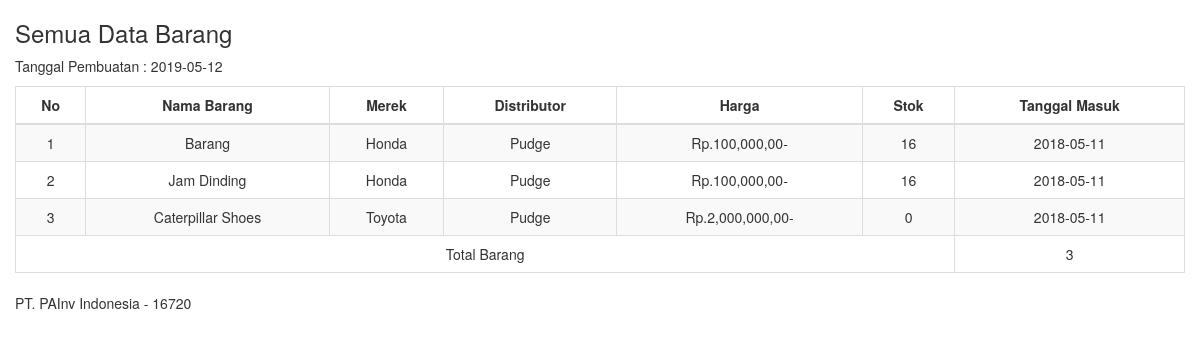
Page /semuaBarang.php on the committed database.
### tables this page shows
CREATE TABLE `table_barang` (
  `kd_barang` varchar(7) NOT NULL,
  `nama_barang` varchar(40) NOT NULL,
  `kd_merek` varchar(7) NOT NULL,
  `kd_distributor` varchar(7) NOT NULL,
  `tanggal_masuk` date NOT NULL,
  `harga_barang` int(7) NOT NULL,
  `stok_barang` int(4) NOT NULL,
  `gambar` varchar(255) NOT NULL,
  `keterangan` varchar(200) NOT NULL
);

CREATE TABLE `table_merek` (
  `kd_merek` varchar(7) NOT NULL,
  `merek` varchar(30) NOT NULL
);

CREATE TABLE `table_distributor` (
  `kd_distributor` varchar(7) NOT NULL,
  `nama_distributor` varchar(40) NOT NULL,
  `alamat` varchar(255) NOT NULL,
  `no_telp` varchar(13) NOT NULL
);

### lib/controller.php (called while the page is built, shortened)
<?php
	$username = "root";
    $password = "";
    $database = "db_inven";
    $hostname = "localhost";
    $conn = mysqli_connect($hostname,$username,$password,$database) or die("Connection Corrupt");
    class oop{
        public function select($table){
            global $conn;
            $sql = "SELECT * FROM $table";
            $query = mysqli_query($conn,$sql);
            $data = [];
            while($bigData = mysqli_fetch_assoc($query)){
                $data[] = $bigData;
            }
            return $data;
        }
        public function count($field,$name,$table){
            global $conn;
            $sql = "SELECT COUNT($field) AS $name FROM $table";
            $query = mysqli_query($conn,$sql);
            $assoc = mysqli_fetch_assoc($query);
            return $assoc;
        }
    }
 ?>

### semuaBarang.php (the view, shortened to what this page needs)
<?php
require 'lib/controller.php';
$perintah = new oop();
$date = date("Y-m-d");
$datas = $perintah->select("table_barang");
$merek = $perintah->select("table_merek");
$dist = $perintah->select("table_distributor");
$jumlah = $perintah->count("kd_barang","jumlah","table_barang");
?>
<!DOCTYPE html>
<html>
<head>
	<link rel="stylesheet" href="css/bootstrap.min.css">
</head>
<body>
<div class="col-md-12">
	<div class="row">
<div class="col-md-12">
	<h3>Semua Data Barang</h3>
	<p>Tanggal Pembuatan : <?= $date ?></p>
<table class="table table-bordered table-striped" style="width:100%" border="1px" cellspacing="10" cellpadding="0">
					<thead>
						<th class="text-center">No</th>
						<th class="text-center">Nama Barang</th>
						<th class="text-center">Merek</th>
						<th class="text-center">Distributor</th>
						<th class="text-center">Harga</th>
						<th class="text-center">Stok</th>
						<th class="text-center">Tanggal Masuk</th>
					</thead>
					<tbody>
						<?php
						 $no = 1;
						 foreach ($datas as $data): ?>
						<tr>
						<td class="text-center"><?= $no++ ?></td>
						<td class="text-center"><?= $data['nama_barang'] ?></td>
						<?php foreach ($merek as $mereks): ?>
							<?php if ($data['kd_merek'] == $mereks['kd_merek']): ?>
						<td class="text-center"><?= $mereks['merek'] ?></td>
							<?php endif ?>
						<?php endforeach ?>
						<?php foreach ($dist as $distri): ?>
							<?php if ($data['kd_distributor'] == $distri['kd_distributor']): ?>
						<td class="text-center"><?= $distri['nama_distributor'] ?></td>
							<?php endif ?>
					    <?php endforeach ?>
						<td class="text-center">Rp.<?= number_format($data['harga_barang']) ?>,00-</td>
						<td class="text-center"><?= $data['stok_barang'] ?></td>
						<td class="text-center"><?= $data['tanggal_masuk'] ?></td>
						</tr>
						<?php endforeach ?>
						<tr>
							<td class="text-center" colspan="6">Total Barang</td>
							<td class="text-center"><?= $jumlah['jumlah'] ?></td>
						</tr>
					</tbody>
				</table>
				<p>PT. PAInv Indonesia - 16720</p>
</div>
</div>
</div>
</body>
</html>

### rows in the picture
table_barang: nama_barang "Barang", harga_barang "100,000", stok_barang "16", tanggal_masuk "2018-05-11"
table_merek: merek "Honda"
table_distributor: nama_distributor "Pudge"
table_barang: nama_barang "Jam Dinding", harga_barang "100,000", stok_barang "16", tanggal_masuk "2018-05-11"
table_barang: nama_barang "Caterpillar Shoes", harga_barang "2,000,000", stok_barang "0", tanggal_masuk "2018-05-11"
table_merek: merek "Toyota"

### other values in the picture
$jumlah['jumlah'] "3"
